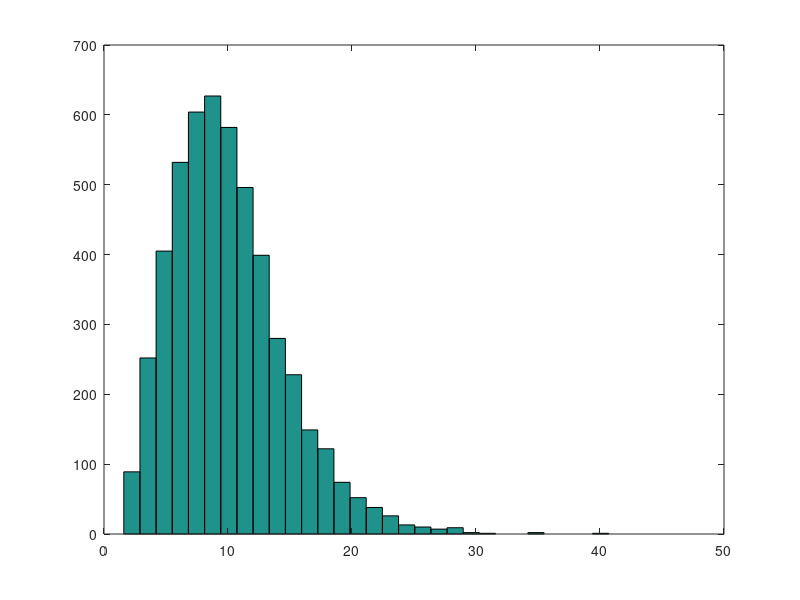

This chart was generated by the following MATLAB code: (Note: this script raises an error after producing the figure.)

clear;
clc;
randn('seed',sum(100*clock));
rand('seed',sum(100*clock));

%------------------------------------------------------------------
%generate lognormal data
%------------------------------------------------------------------
nobs = 5000;
v=10;
y = chi2rnd(v,nobs,1);
hist(y,30);
xmat = [ones(nobs,1)];
%-------------------------------------------------
%CHOOSE THE PRIOR SPECIFICATIONS
%-------------------------------------------------

n_comp = 2;
alphas = 2*ones(n_comp,1);

mu_beta1 = [v]';     mu_beta2 = v;
V_beta1 = 4*eye(size(xmat,2)); V_beta2 = 4*eye(size(xmat,2));

beta0 = [mu_beta1 mu_beta2];
inv_parms = [V_beta1 V_beta2];

a = [3 3]';
b = [(1/40) (1/40)]';

%-------------------------------------------------
%SET VECTOR, MATRIX LENGTHS AND INITIAL CONDITIONS.
%-------------------------------------------------
iter = 4000;
burn = 1000;

beta1_final = zeros(iter-burn,n_comp);
sig_final = zeros(iter-burn,n_comp);

P_final = zeros(iter-burn,1);


%start out with tau = the true division of the components.
P = [.5 .5];
betas = [10 15];
sig_temp = [20 20];
tempp = .5*sign(rand(nobs,1)-.5) + .5;
tau = [tempp (1-tempp)]; 
clear tempp;

%-----------------------
%BEGIN THE GIBBS SAMPLER
%-----------------------

for j = 2:iter;
    %%%%%%%%%%%%%%%%%%%%%%%%%%%%%%
    %Draw the Coefficient Vectors%
    %%%%%%%%%%%%%%%%%%%%%%%%%%%%%%
    
    for l = 1:n_comp;
        points = find(tau(:,l)==1);
        x_use = xmat(points,:);
        y_use = y(points);
       
    D_beta = inv(x_use'*x_use/sig_temp(:,l) + inv_parms(:,l));
    d_beta = x_use'*y_use/sig_temp(:,l) + inv_parms(:,l)*beta0(:,l);
    H = chol(D_beta);
    betas(:,l) = D_beta*d_beta + H'*randn(size(xmat,2),1);
    clear points x_use y_use D_beta d_beta H;
end;

    %%%%%%%%%%%%%%%%%%%%%%%%%%%%
    %Draw the VARIANCE PARAMETERS%
    %%%%%%%%%%%%%%%%%%%%%%%%%%%%
    
    for l = 1:n_comp;
        points = find(tau(:,l)==1);
        x_use = xmat(points,:);
        y_use = y(points);
  
        resids = .5*(y_use - betas(:,l))'*(y_use - betas(:,l));
        sig_temp(:,l) = invgamrnd( (length(y_use)/2 + a(l,1)), inv(resids + inv(b(l,1))),1,1);
  end;
    %%%%%%%%%%%%%%%%%%%%%%%%%%
    %SAMPLE THE COMPONENT LABEL VECTOR%
    %%%%%%%%%%%%%%%%%%%%%%%%%%
   tempp1 = normpdf(y,betas(:,1),sqrt(sig_temp(:,1)));
   tempp2 = normpdf(y,betas(:,2),sqrt(sig_temp(:,2)));
    
    probs_1 = P(1)*tempp1;
    probs_2 = P(2)*tempp2;
    normalize = probs_1 + probs_2;
    
    tempp = rand(nobs,1);
    tau = [((.5*sign(probs_1./normalize - tempp)+.5)) (1 - (.5*sign(probs_1./normalize - tempp)+.5))];
    
    %%%%%%%%%%%%%%%%%%%%%%%%%%%%%%%%%%%
    %SAMPLE THE COMPONENT PROBABILTIES%
    %%%%%%%%%%%%%%%%%%%%%%%%%%%%%%%%%%%
    nn = sum(tau);
    P = dirchlet_rnd([(nn(1) + alphas(1)) (nn(2) + alphas(2))]);
    
    
    if j >burn
        beta1_final(j-burn,:) = [betas(:,1) betas(:,2)];    
        P_final(j-burn) = P(1);
        sig_final(j-burn,:) = [sig_temp(:,1) sig_temp(:,2)];
   end;

end;

ygrid = linspace(.0001,30,1000)';

for j = 1:length(ygrid);
density(j,1) = mean ((P_final(:,1)).*normpdf(ygrid(j,1),(beta1_final(:,1)),(sqrt(sig_final(:,1)))) + ...
   (1- (P_final(:,1))).*normpdf(ygrid(j,1),(beta1_final(:,2)),(sqrt(sig_final(:,2)))) );
end;
plot(ygrid,density);
true_density = ( 2^(-v/2))*(inv(gamma(v/2)))*(ygrid.^( (v/2) -1)).*exp( -.5*ygrid);
hold on;
plot(ygrid,true_density,'--');
hold off;

save chi3_mix_res ygrid density true_density;
